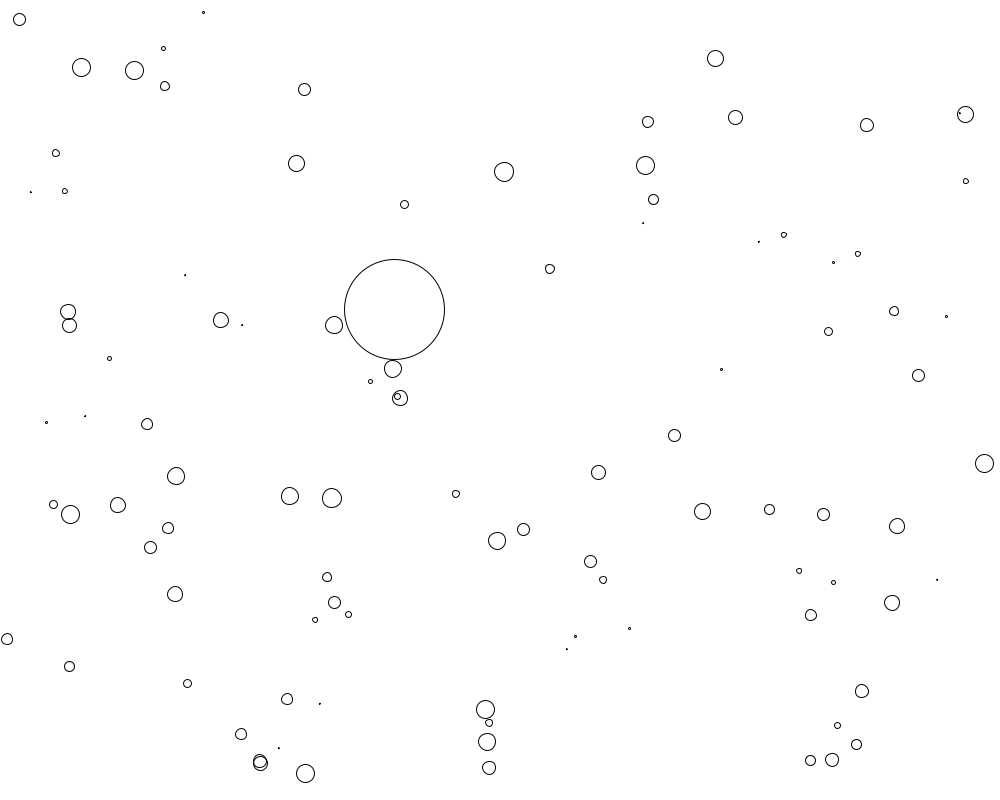
Frame 1 (no input)
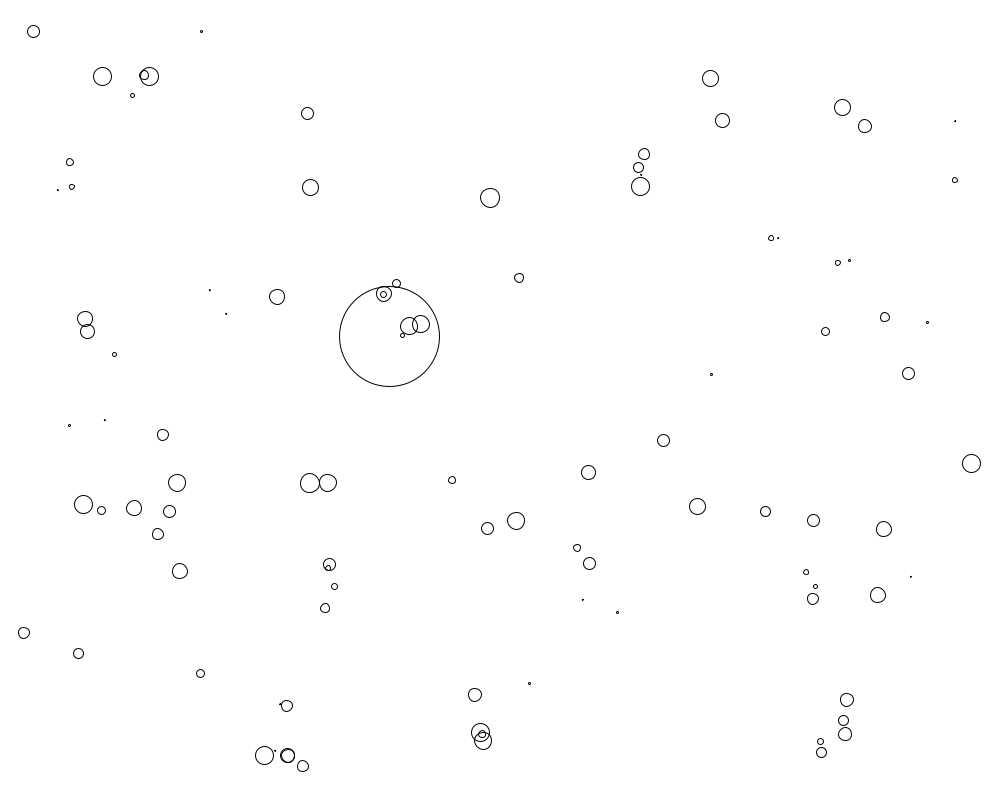
Frame 60 (the mouse pressed at the canvas centre just before this capture)
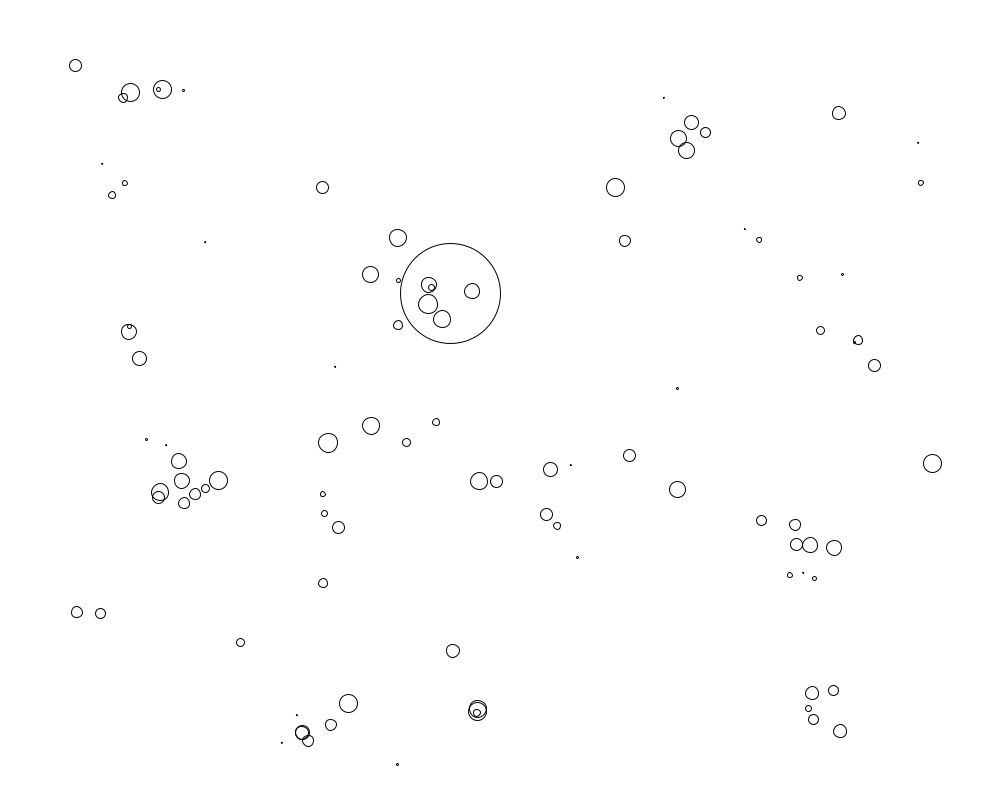
Frame 120 (the mouse held since frame 60 and released just before this capture)

The Processing sketch that drew these frames (run headless with seeded random() and noise(); from frame 60 on, the mouse is pressed at the canvas centre):

// Processing sketch: gravity
// ── gravity.pde
/**
 * A simple simulation involving multiple actors influencing one another with
 * gravity.
 */

/**
 * An actor with mass and motion.
 */
class Attractor {
	PVector location, velocity, acceleration;
	float mass;
	int size;

	Attractor(float mass_){
		location = new PVector(random(width), random(height));
		velocity = new PVector();
		acceleration = new PVector();
		mass = mass_;
		size = (mass_ > 50) ? 100 : (int)mass_;
	}

	void move(){
		velocity.add(acceleration);
		location.add(velocity);
	}

	void display(){
		stroke(0);
		noFill();
		ellipse(location.x, location.y, size, size);
	}

	/**
	 * Apply a force to this Attractor, updating its acceleration.
	 */
	void applyForce(PVector force){
		acceleration.add(PVector.div(force, mass));
	}

	/**
	 * Compute the gravitational force exerted on `attr` by this Attractor.
	 */
	PVector getGravity(Attractor attr){
		PVector disp = PVector.sub(location, attr.location);
		float dist = constrain(size, disp.mag(), 300);
		float gravity = mass * attr.mass / sq(dist);
		disp.normalize();
		return PVector.mult(disp, gravity);
	}
}

Attractor[] attractors;
final int NUM_ATTRACTORS = 100;

void setup(){
	size(1000, 800);
	attractors = new Attractor[NUM_ATTRACTORS];
	for(int attr = 0; attr < attractors.length - 1; attr++){
		attractors[attr] = new Attractor(random(1, 20));
	}

	attractors[attractors.length - 1] = new Attractor(400);
}

/**
 * Compute the gravity exerted on any one `Attractor` in `attractors` by all of
 * the others, apply that force, then move and render them all.
 */
void draw(){
	background(255);
	for(int attr1 = 0; attr1 < attractors.length; attr1++){
		Attractor targetAttr = attractors[attr1];
		for(int attr2 = 0; attr2 < attractors.length; attr2++){
			if(attr2 != attr1){
				PVector gravity = attractors[attr2].getGravity(targetAttr);
				targetAttr.applyForce(gravity);
			}
		}
	}

	for(Attractor attr: attractors){
		attr.move();
		attr.display();
		attr.acceleration = new PVector();
	}
}
